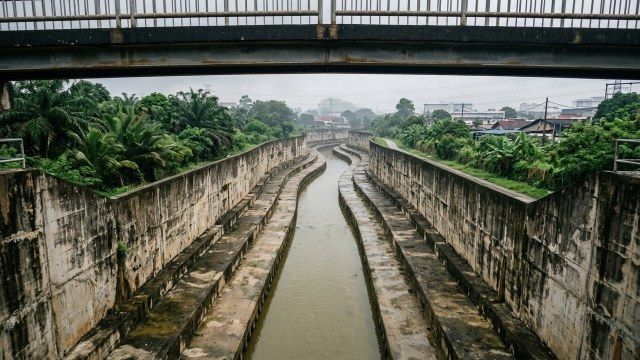
#> input picture backend/app/vision/sample_media/klang-normal.jpg, 640 x 360 px
$ python make_og_image.py
#> lines starting #> are read from the running program, lines starting #| are printed output that depends on the picture; after the words box and inside, x2 and y2 are one past the last pixel; in counts of white or black regions, pixels touching at a corner belong together
"""Builds frontend/public/media/og/floodway-og.jpg (1200x630), the link-preview image.

It uses the AI-generated NORMAL base photo of the Klang sample camera (no water overlay) and states plainly that the
imagery is sample imagery and the data is simulated. Re-run after changing the text:
    python scripts/make_og_image.py
Needs Pillow and the Windows fonts Segoe UI / Segoe UI Bold (falls back to PIL's default font elsewhere).
"""
from pathlib import Path

from PIL import Image, ImageDraw, ImageFont

ROOT = Path(__file__).resolve().parent.parent
PHOTO = ROOT / "backend/app/vision/sample_media/klang-normal.jpg"
OUT = ROOT / "frontend/public/media/og/floodway-og.jpg"
W, H = 1200, 630
NAVY, BLUE, WHITE, MUTED = (7, 20, 38), (22, 119, 255), (255, 255, 255), (186, 200, 220)


def font(name: str, size: int):
    try:
        return ImageFont.truetype(f"C:/Windows/Fonts/{name}", size)
    except OSError:
        return ImageFont.load_default()


def wrap(draw: ImageDraw.ImageDraw, text: str, fnt, width: int) -> list[str]:
    lines, cur = [], ""
    for word in text.split():
        trial = f"{cur} {word}".strip()
        if draw.textlength(trial, font=fnt) <= width:
            cur = trial
        else:
            lines.append(cur)
            cur = word
    return lines + ([cur] if cur else [])


img = Image.new("RGB", (W, H), NAVY)
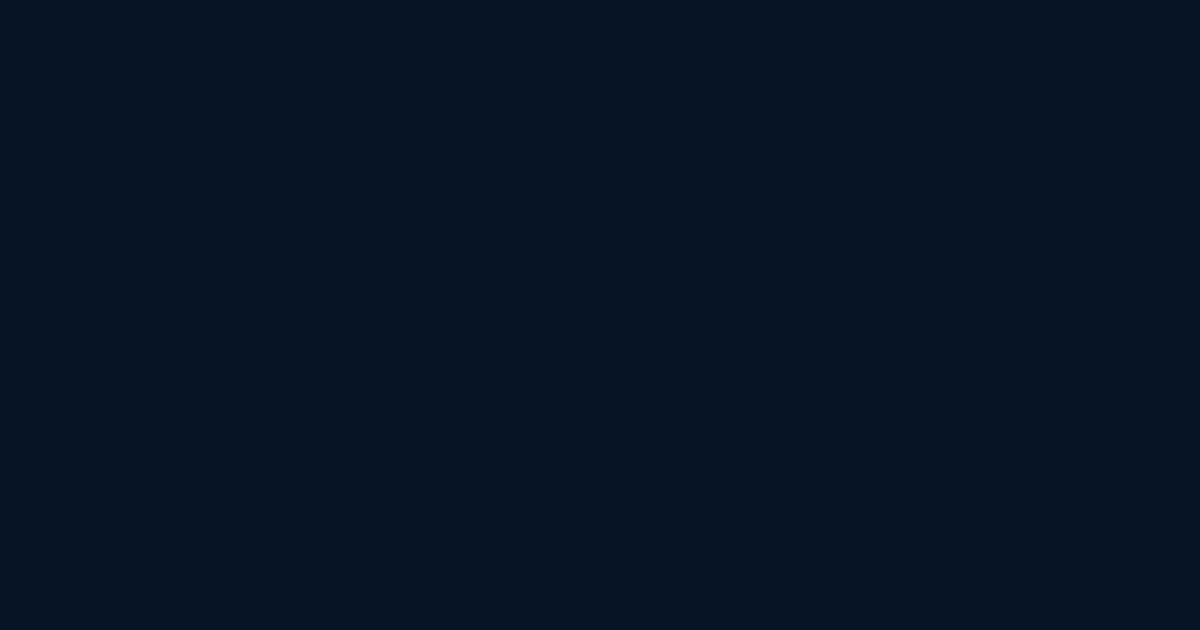
#> img: PIL image 1200x630 RGB; mean R, G, B 7, 20, 38
d = ImageDraw.Draw(img)

# photo on the right, rounded, with a thin blue edge
photo = Image.open(PHOTO).convert("RGB")
#> photo is the input picture: PIL image 640x360 RGB; mean R, G, B 95.8, 98.1, 84.7
pw, ph = 520, 520
scale = max(pw / photo.width, ph / photo.height)
#> scale = 1.44
photo = photo.resize((int(photo.width * scale), int(photo.height * scale)), Image.LANCZOS)
#> photo: PIL image 924x520 RGB
left = (photo.width - pw) // 2
#> left = 202
photo = photo.crop((left, 0, left + pw, ph))
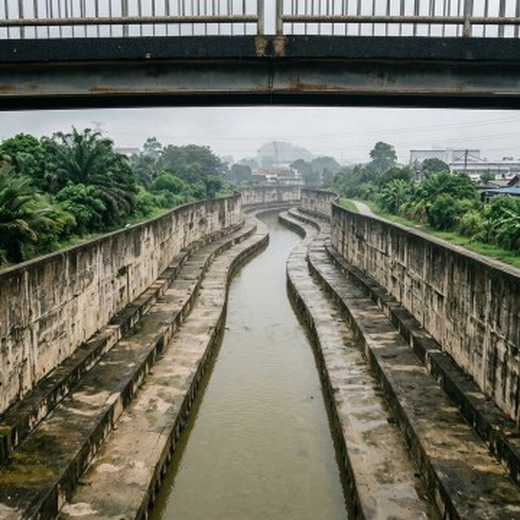
#> photo: PIL image 520x520 RGB; mean R, G, B 111.8, 112.4, 99.1
mask = Image.new("L", (pw, ph), 0)
#> mask: PIL image 520x520 L; every value is 0
ImageDraw.Draw(mask).rounded_rectangle((0, 0, pw, ph), radius=28, fill=255)
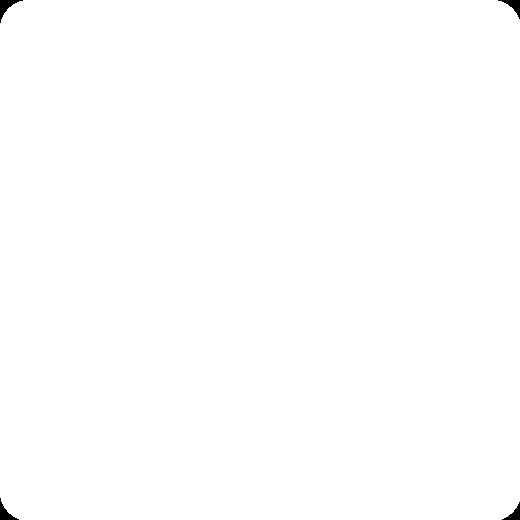
#> mask: PIL image 520x520 L; 99.8% white; 4 black regions, box (x1, y1, x2, y2) and area: (0, 0, 23, 23) 174, (498, 0, 520, 19) 151, (0, 498, 19, 520) 151, (502, 502, 520, 520) 129
img.paste(photo, (W - pw - 55, (H - ph) // 2), mask)
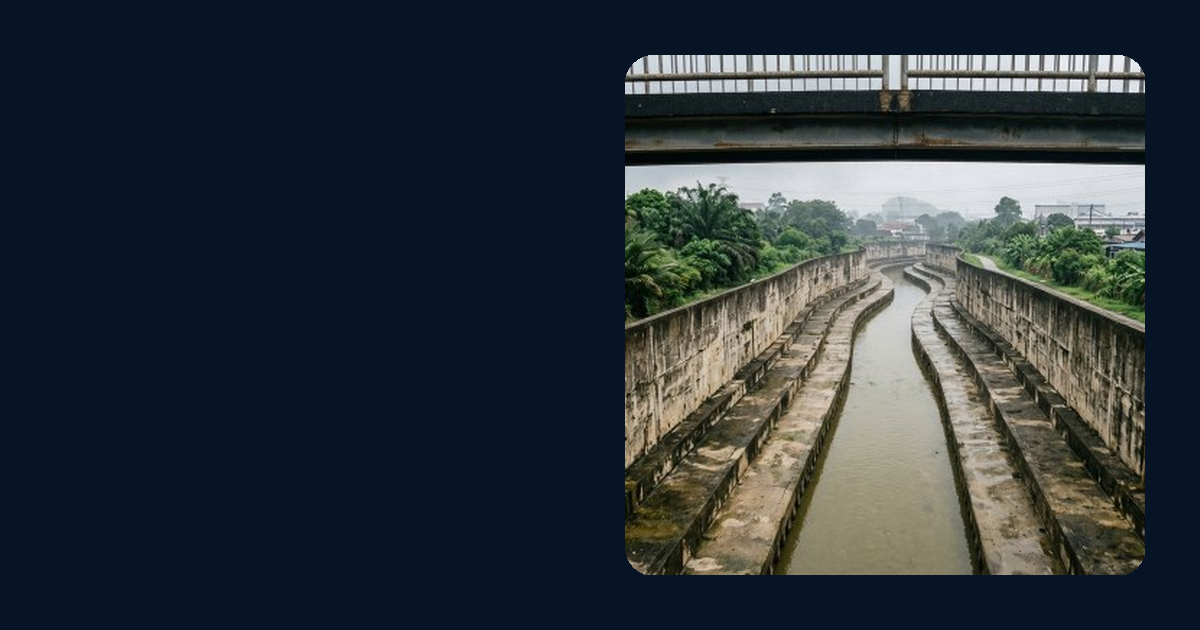
#> img: PIL image 1200x630 RGB; mean R, G, B 44.4, 53, 59.8
d.rounded_rectangle((W - pw - 55, (H - ph) // 2, W - 55, (H + ph) // 2), radius=28, outline=BLUE, width=3)

# text on the left
x = 70
d.rounded_rectangle((x, 62, x + 84, 146), radius=20, fill=WHITE)
#> (the run stopped early here; a loop or call above may not have finished)

$ run again, with backend/app/vision/sample_media/batu-danger.jpg copied over backend/app/vision/sample_media/klang-normal.jpg
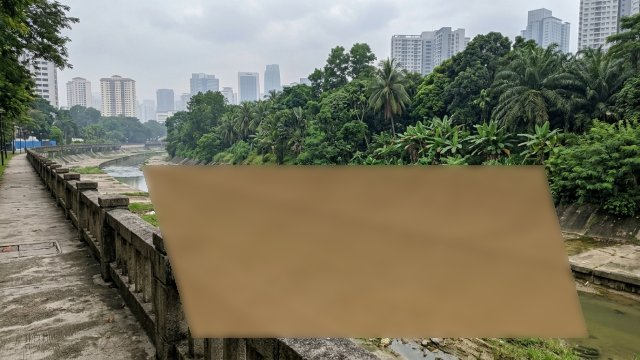
#> input picture backend/app/vision/sample_media/batu-danger.jpg, 640 x 360 px
#> photo is the input picture: PIL image 640x360 RGB; mean R, G, B 122.3, 118.6, 98.6
#> `photo = photo.crop((left, 0, left + pw, ph))`:
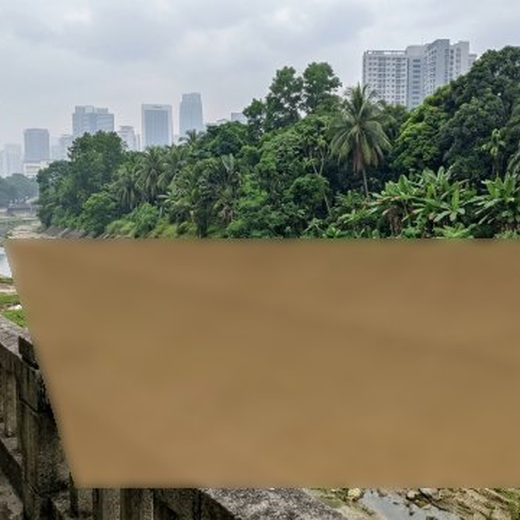
#> photo: PIL image 520x520 RGB; mean R, G, B 132.6, 125.5, 103.4
#> `img.paste(photo, (W - pw - 55, (H - ph) // 2), mask)`:
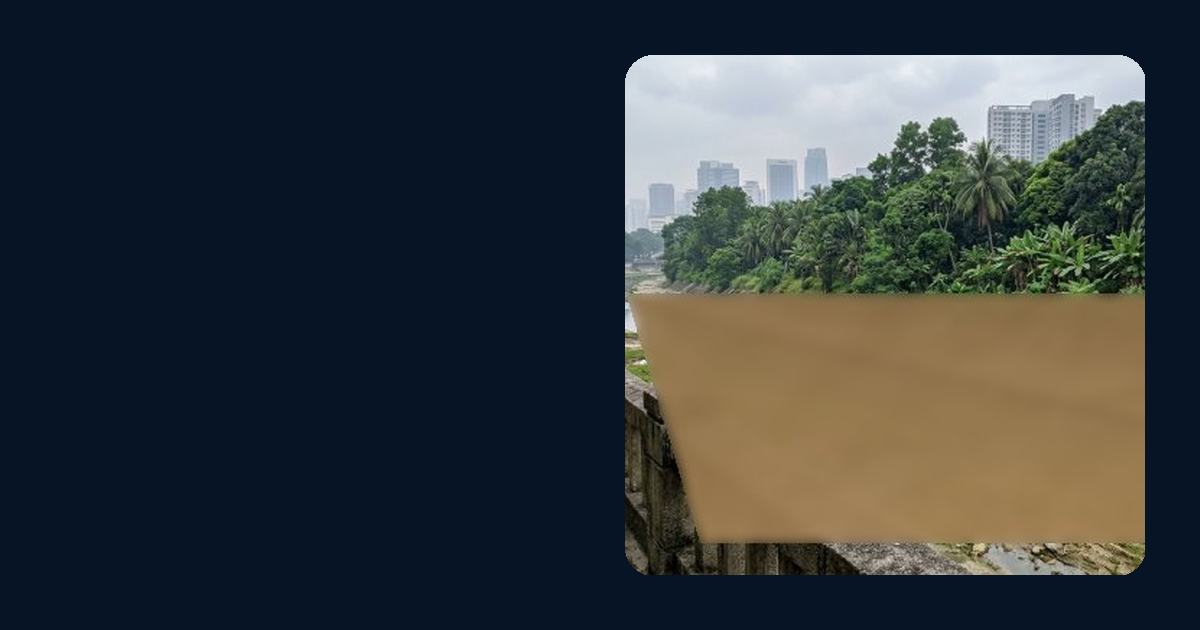
#> img: PIL image 1200x630 RGB; mean R, G, B 51.8, 57.6, 61.3
